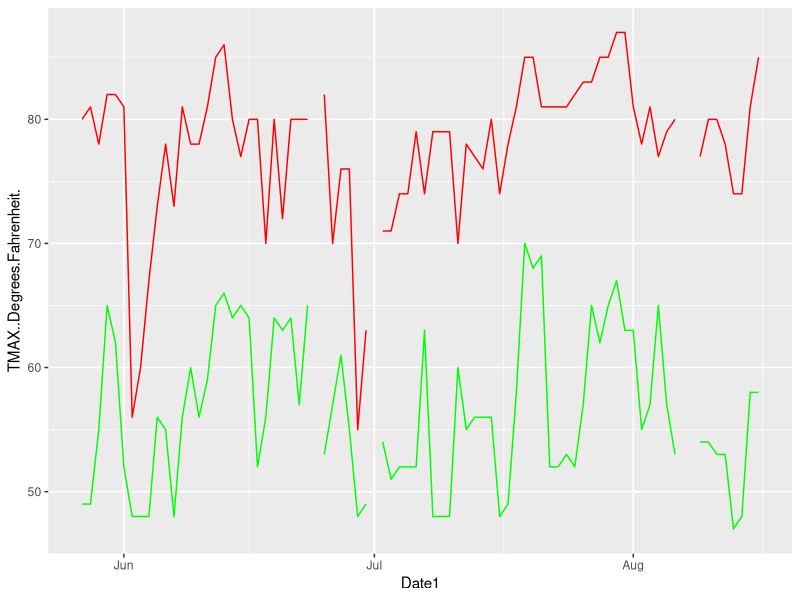
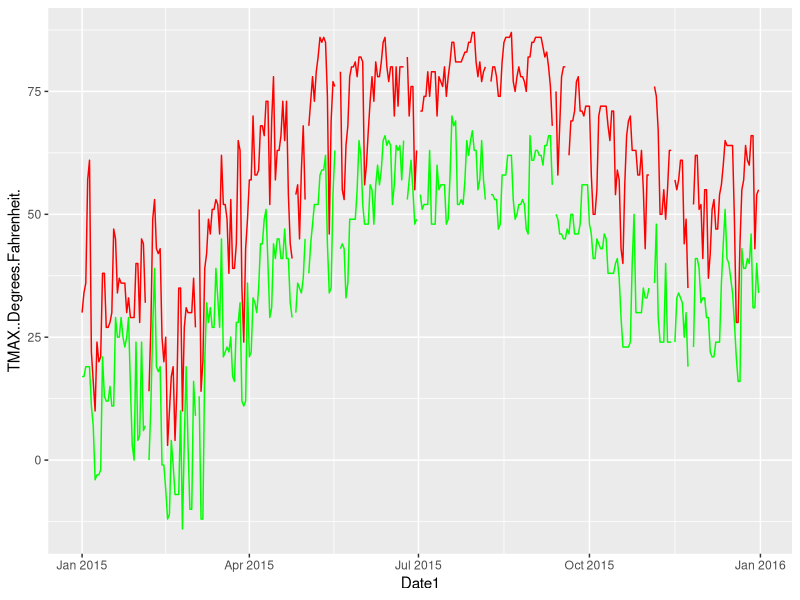
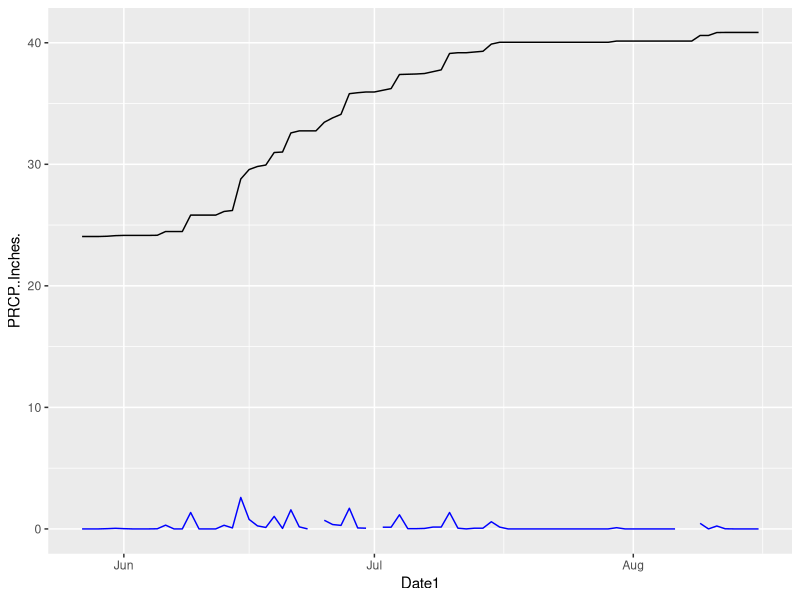
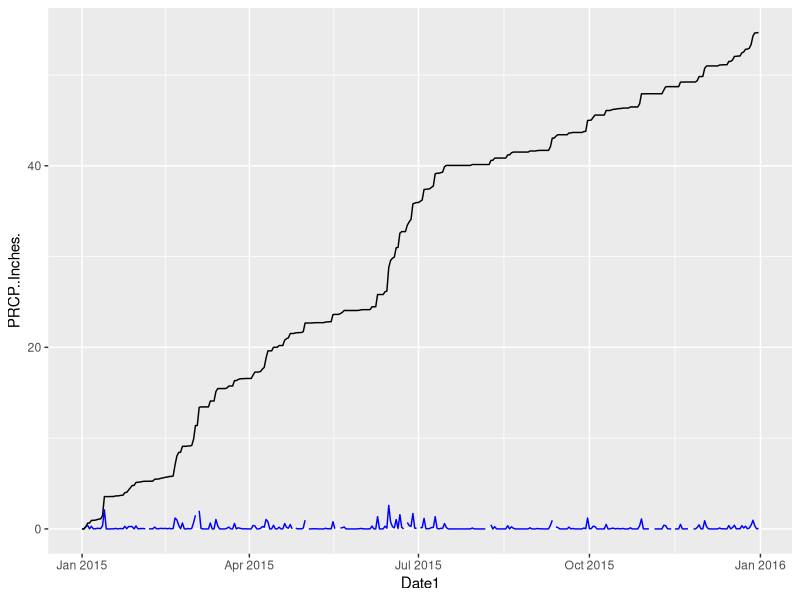
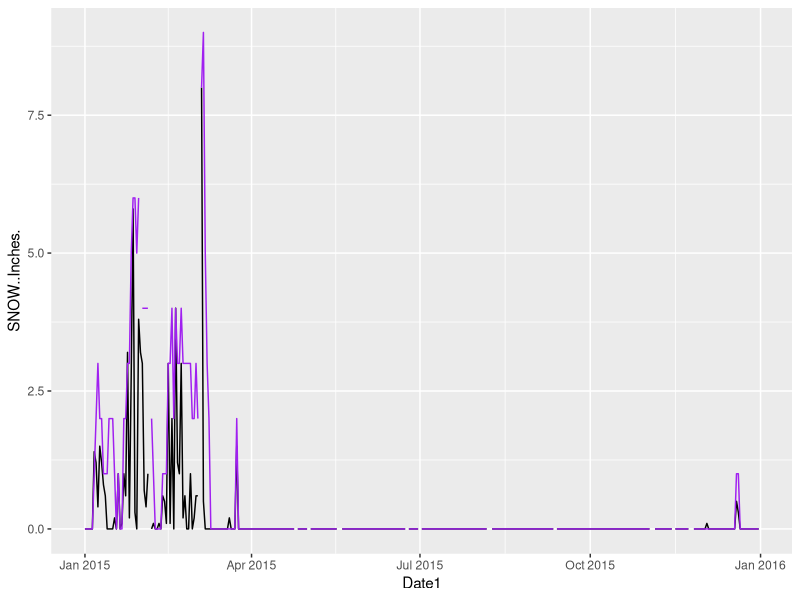
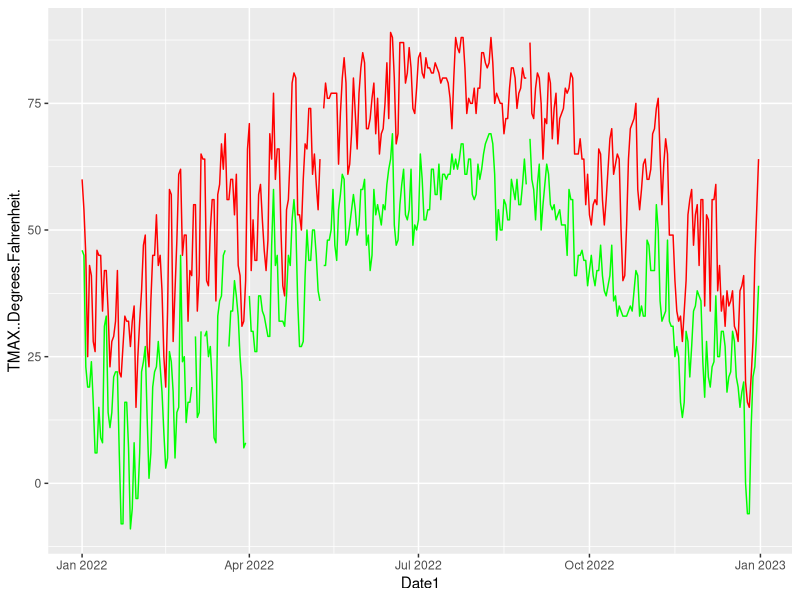
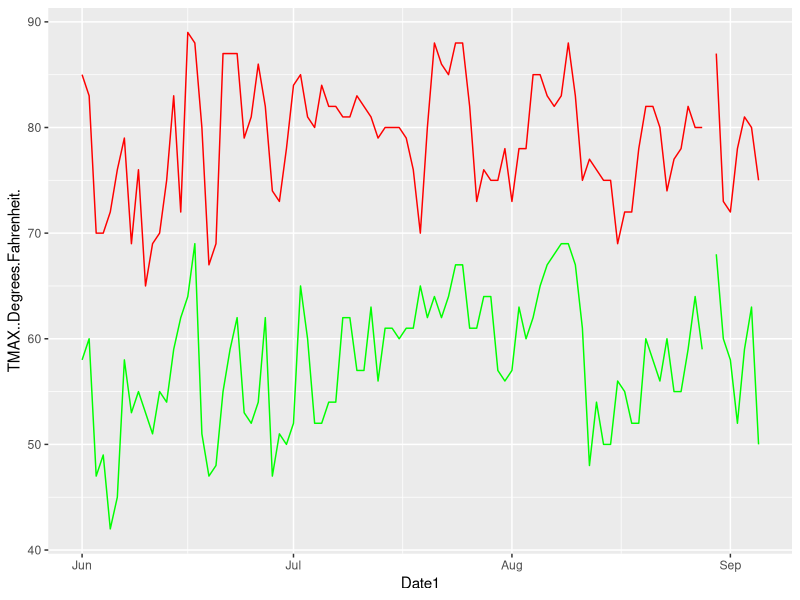
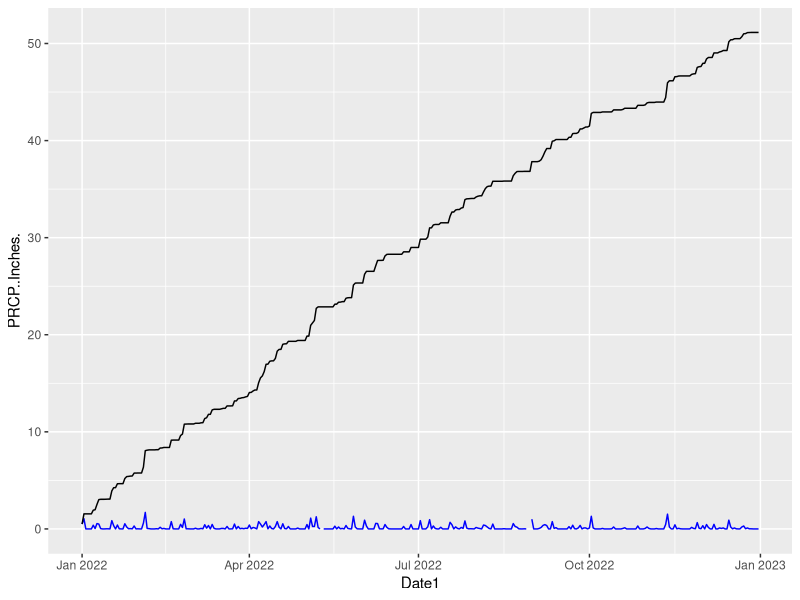

The R source for these figures, in order:
# Import weather data from near Powdermill in order to understand precipitation
# and temperature patterns

# Aaron Tayal
# March 11, 2025

library(ggplot2)
library(lubridate)
library(dplyr)

# Import data
weather <- read.csv("PNR_Raw_Data/DONEGAL 2 NW, PA US (USC00362183).csv")
head(weather)

which(weather$Date == "2015-01-01") # Jan 1st, 2015
which(weather$Date == "2015-05-27") # Traps installed May 27-28, 2015
which(weather$Date == "2015-08-17") # Traps taken down Aug 17, 2015

# Convert character strings to dates:
weather$Date1 <- ymd(weather$Date)
weather$Year <- year(weather$Date1)

# Generate a column for cumulative precipitation starting from January 1st
weather$PRCP_cumulative_inches <- rep(0, length(weather[,"Date"]))
inches <- 0
for (day in 1:length(weather[,"Date"])){
  todays_date <- weather[day, "Date1"]
  if (month(todays_date) == 1 & day(todays_date) == 1) {
    inches <- 0
  }
  if (!is.na(weather[day, "PRCP..Inches."])) {
    inches <- inches + weather[day, "PRCP..Inches."]
  }
  weather$PRCP_cumulative_inches[day] <- inches
}

# Create a subset for 2015 weather
weather_2015 <- weather %>% filter(Year == 2015)

# Create a subset for 2015 weather (just from May 27 to Aug 17)
weather_2015_cutoff <- weather %>% filter(Date1 >= ymd("2015-05-27") & 
                                     Date1 < ymd("2015-08-17"))

# Plot temperature for 2015 (clipped at Aug 17):
ggplot(data=weather_2015_cutoff, aes(x=Date1)) +
  geom_line(aes(y=TMAX..Degrees.Fahrenheit.), color="red") +
  geom_line(aes(y=TMIN..Degrees.Fahrenheit.), color="green")

# Plot temperature for 2015:
ggplot(data=weather_2015, aes(x=Date1)) +
  geom_line(aes(y=TMAX..Degrees.Fahrenheit.), color="red") +
  geom_line(aes(y=TMIN..Degrees.Fahrenheit.), color="green")

# Plot precipitation for 2015 (clipped at Aug 17):
ggplot(data=weather_2015_cutoff, aes(x=Date1)) +
  geom_line(aes(y=PRCP..Inches.), color="blue") +
  geom_line(aes(y=PRCP_cumulative_inches))

# Plot precipitation for 2015:
ggplot(data=weather_2015, aes(x=Date1)) +
  geom_line(aes(y=PRCP..Inches.), color="blue") +
  geom_line(aes(y=PRCP_cumulative_inches))

# Plot snowfall in 2015:
ggplot(data=weather_2015, aes(x=Date1)) +
  geom_line(aes(y=SNOW..Inches.)) +
  geom_line(aes(y=SNWD..Inches.), color="purple") # Snow depth

# Create a subset for 2022 weather
weather_2022 <- weather %>% filter(Year == 2022)

# Create a subset for 2022 weather (just from June 1 to Sept 6)
weather_2022_cutoff <- weather %>% filter(Date1 >= ymd("2022-06-01") & 
                                            Date1 < ymd("2022-09-6"))

# Plot temperature for 2022:
ggplot(data=weather_2022, aes(x=Date1)) +
  geom_line(aes(y=TMAX..Degrees.Fahrenheit.), color="red") +
  geom_line(aes(y=TMIN..Degrees.Fahrenheit.), color="green")

# Plot temperature for 2022 (clipped at Sept 6)
ggplot(data=weather_2022_cutoff, aes(x=Date1)) +
  geom_line(aes(y=TMAX..Degrees.Fahrenheit.), color="red") +
  geom_line(aes(y=TMIN..Degrees.Fahrenheit.), color="green")

# Plot precipitation for 2022:
ggplot(data=weather_2022, aes(x=Date1)) +
  geom_line(aes(y=PRCP..Inches.), color="blue") +
  geom_line(aes(y=PRCP_cumulative_inches))

# Plot precipitation for 2022 (clipped at Sept 6):
ggplot(data=weather_2022_cutoff, aes(x=Date1)) +
  geom_line(aes(y=PRCP..Inches.), color="blue") +
  geom_line(aes(y=PRCP_cumulative_inches))

# Plot snowfall in 2022:
ggplot(data=weather_2022, aes(x=Date1)) +
  geom_line(aes(y=SNOW..Inches.)) +
  geom_line(aes(y=SNWD..Inches.), color="purple") # Snow depth

